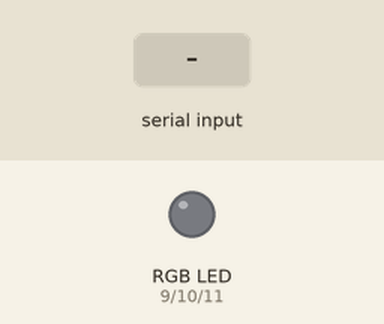
Recording of a sketch running on a simulated Arduino Uno, built with avr-gcc and run on an emulated ATmega328P. Parts: an RGB LED mixed from three pins (HIGH = lit). The inputs (shaded band) are chosen by the test bench.

Above: at 1.2 s.
1.3 s: "90,45,200\n" received over Serial
At 2.4 s:
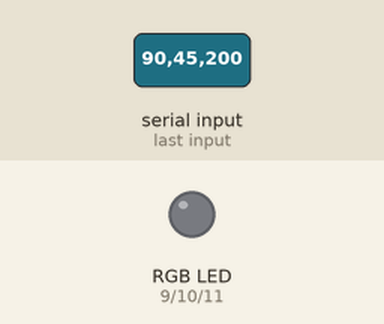
2.9 s: "30,150,10\n" received over Serial
At 3.9 s:
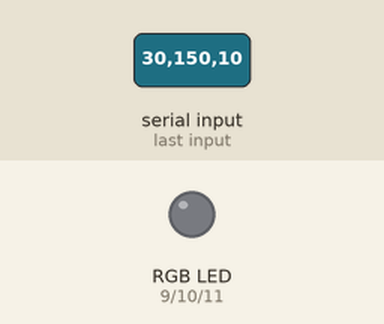
4.4 s: "5\n" received over Serial
At 5.6 s:
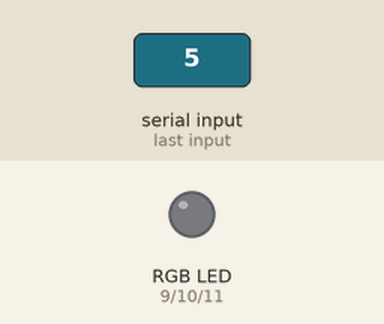
Timing chart, 0 to 7.4 s (numbered marks = the images above; inputs shaded):
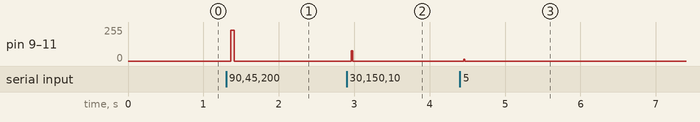

Measured:
- after the input at 1.3 s, pin 9 (redPin), pin 10 (greenPin), pin 11 (bluePin): 0/255 → 229/255 after 0.06 s, → 0/255 0.05 s later
- after the input at 2.9 s, pin 9 (redPin), pin 10 (greenPin), pin 11 (bluePin): 0/255 → 76/255 after 0.06 s, → 0/255 0.02 s later
- after the input at 4.4 s, pin 9 (redPin), pin 10 (greenPin), pin 11 (bluePin): 0/255 → 12/255 after 0.05 s, → 0/255 0.01 s later

The sketch:

light_show.ino
```cpp
#include "Arduino.h"
//The setup function is called once at startup of the sketch
const int redPin = 9;
const int greenPin = 10;
const int bluePin = 11;

String in, red, green, blue, strobe;
int numRed, numGreen, numBlue, numStrobe, first, second, third;

void setup() {

  pinMode(9, OUTPUT);
  pinMode(10, OUTPUT);
  pinMode(11, OUTPUT);


  Serial.begin(9600);
  Serial.setTimeout(50);

}


void loop() {

  in = Serial.readString();

  first = in.indexOf(".");
  second = in.indexOf(".", (first+1));
  third = in.indexOf(".", (second+1));

  red = in.substring(0, first);
  green = in.substring((first+1), second);
  blue = in.substring((second+1), third);
  strobe = in.substring(third+1);

  numRed = red.toInt();
  numGreen = green.toInt();
  numBlue = blue.toInt();
  numStrobe = strobe.toInt();

  numRed = map(numRed, 0, 100, 0, 255);
  numGreen = map(numGreen, 0, 100, 0, 255);
  numBlue = map(numBlue, 0, 100, 0, 255);
  numStrobe = map(numStrobe, 0, 100, 100, 500);

  analogWrite(9, numRed);     // Turn the RED LED on
  analogWrite(10, numGreen);     // Turn the GREEN LED on
  analogWrite(11, numBlue);     // Turn the BLUE LED on


  if(numStrobe != 100) {
    delay(numStrobe*.1);
    analogWrite(9, LOW);     // Turn the RED LED on
    analogWrite(10, LOW);     // Turn the GREEN LED on
    analogWrite(11, LOW);     // Turn the BLUE LED on
    delay(numStrobe*.1);
  } else {
    delay(30);
  }
}
```
